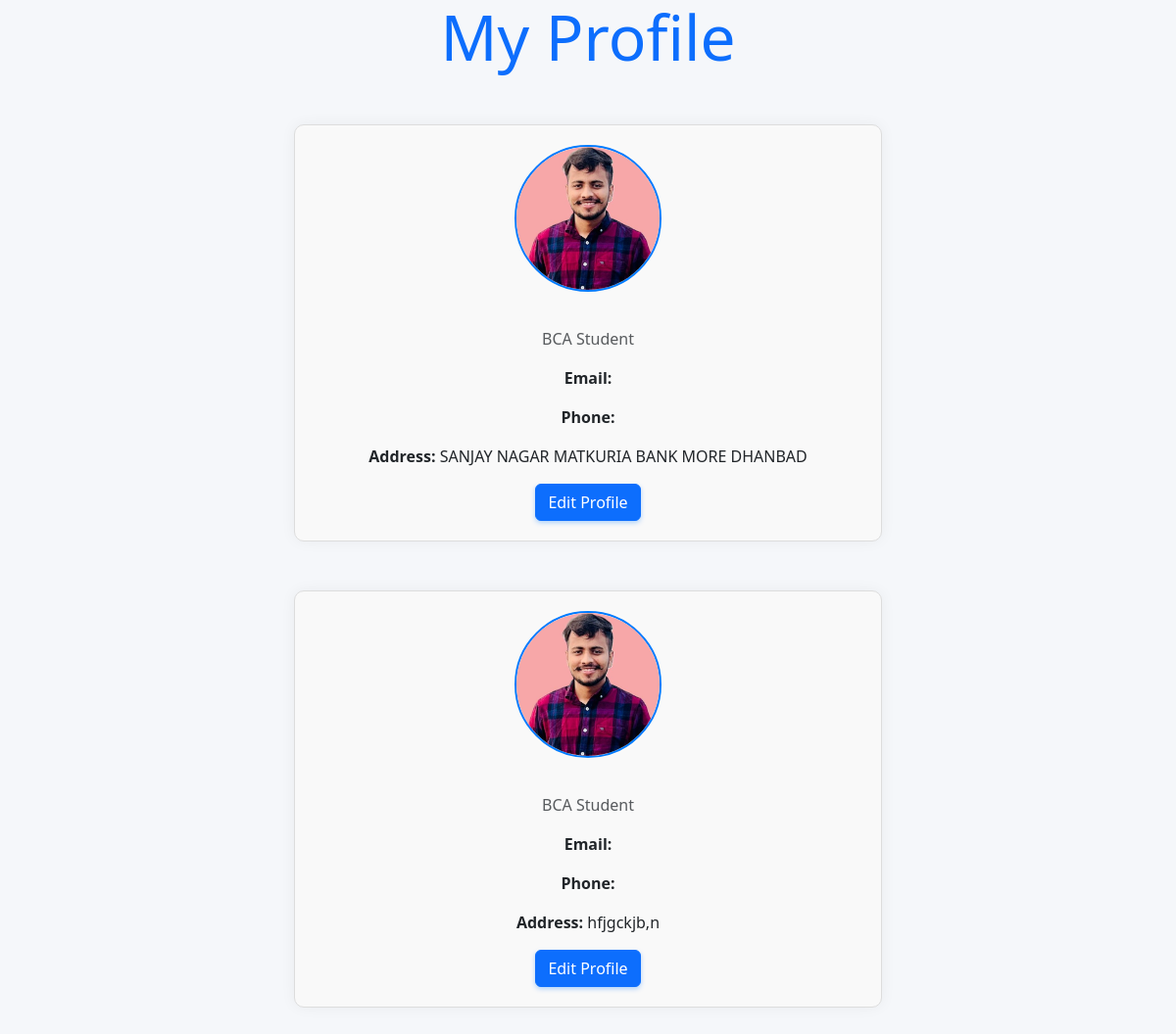
The page /profile/ on the database as committed earlier.
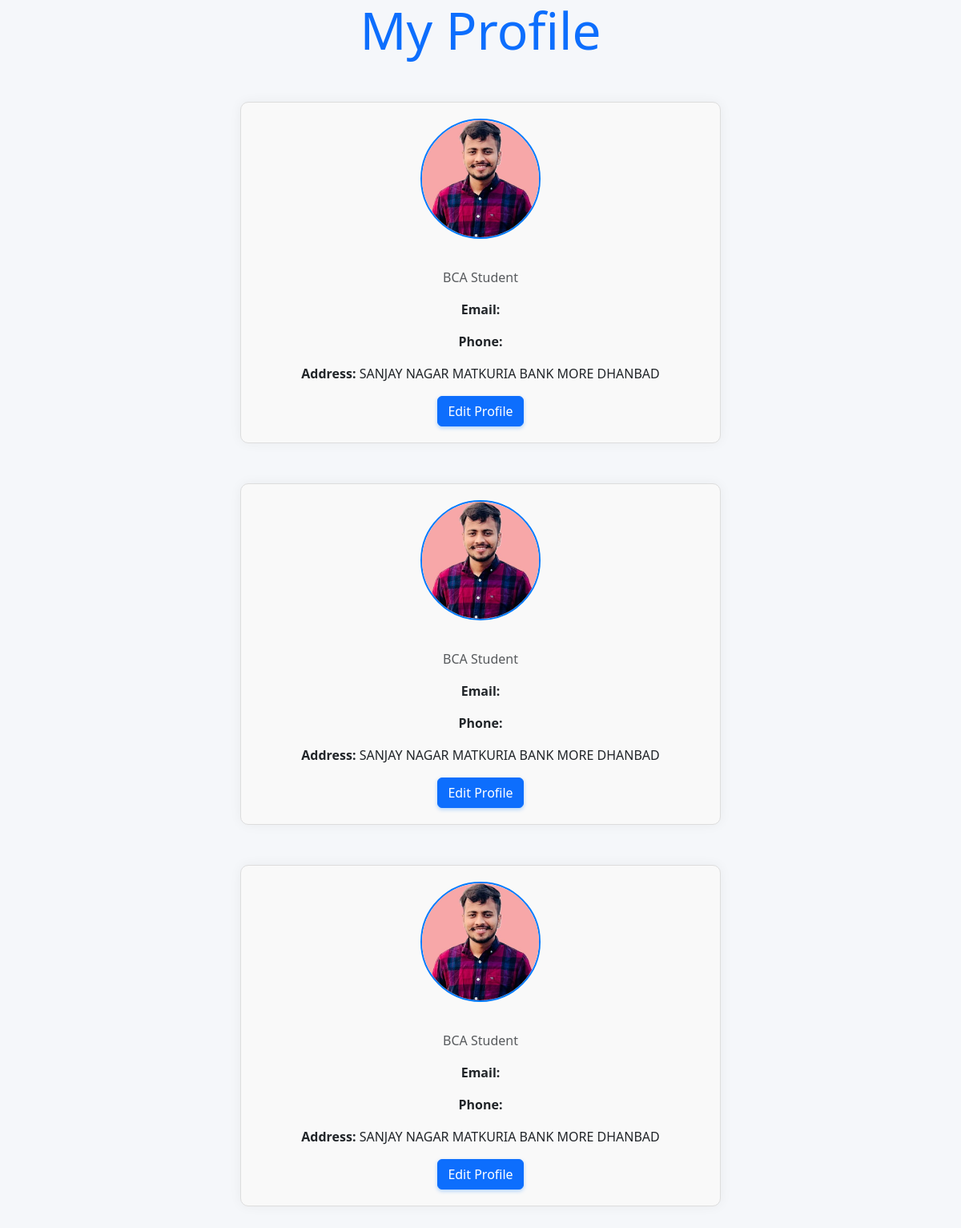
The same page on the database as committed later.
### books/models.py (models this page shows, shortened)
class Profile(models.Model):
    Name = models.CharField(max_length=100)
    Email = models.EmailField(max_length=150,default= "gfdr")
    About = models.TextField(max_length=150,default= "gfdr")
    Mobile=models.CharField(max_length=150,default= "gfdr")
    Address=models.CharField(max_length=150,default= "gfdr")

### books/views.py (the view)
# urls.py: path('profile/',views. myprofile.as_view(), name='profile'),
class myprofile(ListView):
    model = Profile
    template_name = 'books/myprofile.html'
    context_object_name = 'Profiles'
    def get_queryset(self):
        return Profile.objects.all()

### books/templates/books/myprofile.html (shortened to what this page needs)
{% load static %}
<!DOCTYPE html>
<html lang="en">
<head>
    <link href="https://cdn.jsdelivr.net/npm/bootstrap@5.3.0-alpha1/dist/css/bootstrap.min.css" rel="stylesheet">
</head>
<body>
    <h1 class="display-3 text-center text-primary">My Profile</h1>
    <div class="container">
{% if Profiles %}
    {% for profile in Profiles %}
        <div class="profile-container text-center">
            <img src="\static\image\profile.jpeg" alt="Profile Photo" class="profile-photo">
            <p class="text-muted">BCA Student</p>
            <p><strong>Email:</strong> {{profile.email}} </p>
            <p><strong>Phone:</strong> {{profile.mobile}}</p>
            <p><strong>Address:</strong> {{profile.Address}}</p>
            <button class="btn btn-primary">Edit Profile</button>
        </div>
    </div>
    {% endfor %}
{% else %}
    <p class="text-gray-500 text-center text-lg">No profile available at the moment.</p>
{% endif %}
</body>
</html>

Rows that differ between the two databases and show on the page:
removed Profile: Address "hfjgckjb,n"
added Profile: Address "SANJAY NAGAR MATKURIA BANK MORE DHANBAD"
added Profile: Address "SANJAY NAGAR MATKURIA BANK MORE DHANBAD"
